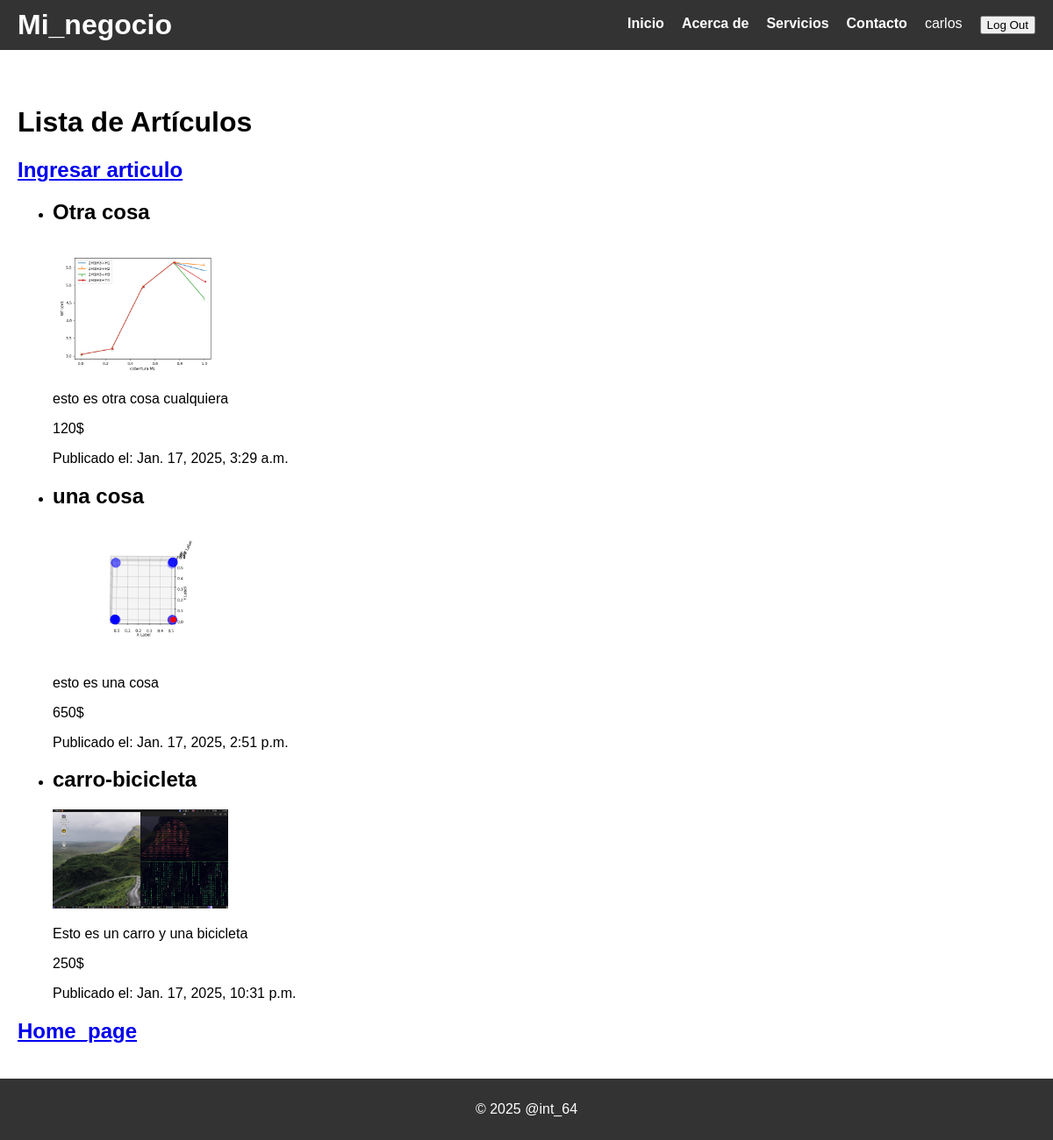
Screenshot of /Mi_negocio/articulos/ (signed in) with the database file from the repository.
### Mi_negocio/models.py (models this page shows, shortened)
class Articulo(models.Model):
    id=models.BigAutoField(auto_created=True, primary_key=True, serialize=False)
    titulo = models.CharField(max_length=200)
    descripcion = models.TextField()
    precio = models.CharField(max_length=10)
    imagen = models.ImageField(upload_to='articulos/')
    fecha_publicacion = models.DateTimeField(auto_now_add=True)

### Mi_negocio/views.py (the view)
# urls.py: path('articulos/', views.lista_articulos, name='lista_articulos'),
@login_required(login_url='login')
def lista_articulos(request):
    articulos = Articulo.objects.all()
    return render(request, 'Mi_negocio/lista_articulos.html', {'articulos': articulos})

### Mi_negocio/templates/Mi_negocio/lista_articulos.html
{% extends "Mi_negocio/layout.html" %}
{% block body %}
    <h1>Lista de Artículos</h1>
    <h2>
        <a href="{% url 'subir_articulo'%}">Ingresar articulo</a>
    </h2>
    {% if articulos %}
        <ul>
            {% for articulo in articulos %}
                <li>
                    <h2>{{ articulo.titulo }}</h2>
                    <img src="{{ articulo.imagen.url }}" alt="{{ articulo.titulo }}" width="200">
                    <p>{{ articulo.descripcion }}</p>
                    <p>{{articulo.precio}}$</p>
                    <p>Publicado el: {{ articulo.fecha_publicacion }}</p>
                </li>
            {% endfor %}
        </ul>
    {% else %}
        <p>No hay artículos disponibles.</p>
    {% endif %}
    <h2>
        <a href="{% url 'home'%}">Home_page</a>
    </h2>
{% endblock body%}

### Mi_negocio/templates/Mi_negocio/layout.html (shortened to what this page needs)
{% load static %}
<!DOCTYPE html>
<html lang="es">
<head>
    <link rel="stylesheet" href="{% static 'Mi_negocio/style.css' %}">
</head>
<body>
    <header class="fixed-header">
        <div class="container">
            <h1>Mi_negocio</h1>
            <nav>
                <ul>
                    <li><a href="home">Inicio</a></li>
                        <li><a href="#">Acerca de</a></li>
                        <li><a href="{% url 'lista_articulos'%}">Servicios</a></li>
                        <li><a href="">Contacto</a></li>
                        {% if user.is_authenticated %}
                        <li>{{ user.username }}</li>
                        {%endif%}
                        <li>
                        <form action="{% url 'logout' %}" method="post">
                            <button type="submit">Log Out</button>
                        </form>
                    </li>
                </ul>
            </nav>
        </div>
    </header>
    <div class="content">
        {% block body %}
        {% endblock body %}
    </div>
    <footer>
        <p>&copy; 2025 @int_64</p>
    </footer>
</body>
</html>

### Mi_negocio/static/Mi_negocio/style.css (style rules this page uses)
body { margin: 0; font-family: Arial, sans-serif; }
.fixed-header { position: fixed; top: 0; left: 0; width: 100%; background-color: #333; color: white; padding: 10px 0; z-index: 1000; }
.fixed-header .container { display: flex; justify-content: space-between; align-items: center; padding: 0 20px; }
.fixed-header h1 { margin: 0; }
.fixed-header nav ul { list-style-type: none; margin: 0; padding: 0; display: flex; }
.fixed-header nav ul li { margin-left: 20px; }
.fixed-header nav ul li a { color: white; text-decoration: none; font-weight: bold; }
.content { margin-top: 80px; padding: 20px; }
footer { text-align: center; padding: 10px; background-color: #333; color: white; }

### rows the page displays
Articulo: titulo "Otra cosa", imagen (picture), descripcion "esto es otra cosa cualquiera", precio "120", fecha_publicacion "Jan. 17, 2025, 3:29 a.m."
Articulo: titulo "una cosa", imagen (picture), descripcion "esto es una cosa", precio "650", fecha_publicacion "Jan. 17, 2025, 2:51 p.m."
Articulo: titulo "carro-bicicleta", imagen (picture), descripcion "Esto es un carro y una bicicleta", precio "250", fecha_publicacion "Jan. 17, 2025, 10:31 p.m."

### other values shown
{{ user.username }} "carlos"
